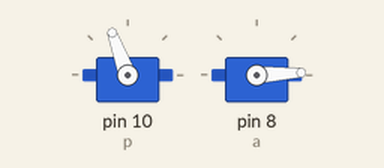
This sketch was run on a simulated Arduino Uno, built with avr-gcc and run on an emulated ATmega328P. On the bench: 2 × servo.

Above: at 0.05 s.
At 1.75 s:
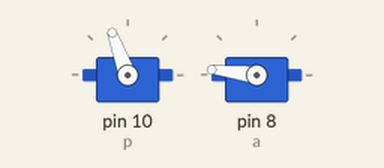
At 3.45 s:
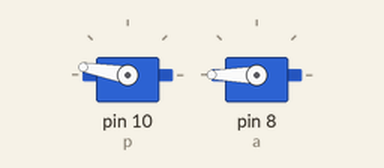
At 6.9 s:
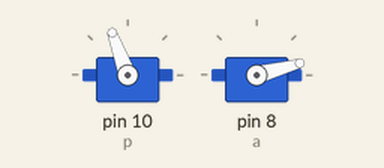
Timing chart, 0 to 9.2 s (numbered marks = the images above):
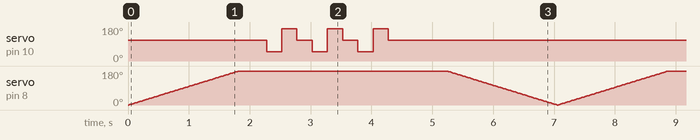

Measured:
- by itself, servo on pin 10 (p): repeats every 7.1 s: 170° 0.25 s, 110° 0.25 s, 50° 0.25 s, 170° 0.25 s, 110° 0.25 s, 50° 0.25 s, 170° 0.25 s, 110° 5.1 s, 50° 0.25 s

The sketch:

up_dow_arm_and_waving_palm.ino
```cpp
#include <Servo.h>

Servo palm;
Servo arm;
int p = 10; //palm pin
int m = 110; //middle
int r = 50; //right
int l = 170; //left

int a = 8; //arm pin
int d = 0; //down
int up = 200; //up

int pos;

void setup()
{
  palm.attach(p);
  palm.write(m);
  arm.attach(a);
  arm.write(d);

  Serial.begin(9600);
}

void loop()
{
  for (pos = d; pos <= up; pos += 1)
  {
    arm.write(pos);
    delay(10);
  }

  palm.write(m);
  delay(250);
  palm.write(r);
  delay(250);
  palm.write(l);
  delay(250);
  palm.write(m);
  delay(250);
  palm.write(r);
  delay(250);
  palm.write(l);
  delay(250);
  palm.write(m);
  delay(250);
  palm.write(r);
  delay(250);
  palm.write(l);
  delay(250);
  palm.write(m);
  delay(250);
 delay(500);
  for (pos = up; pos >= d; pos -= 1)
  {
    arm.write(pos);
    delay(10);
  }

}
```
